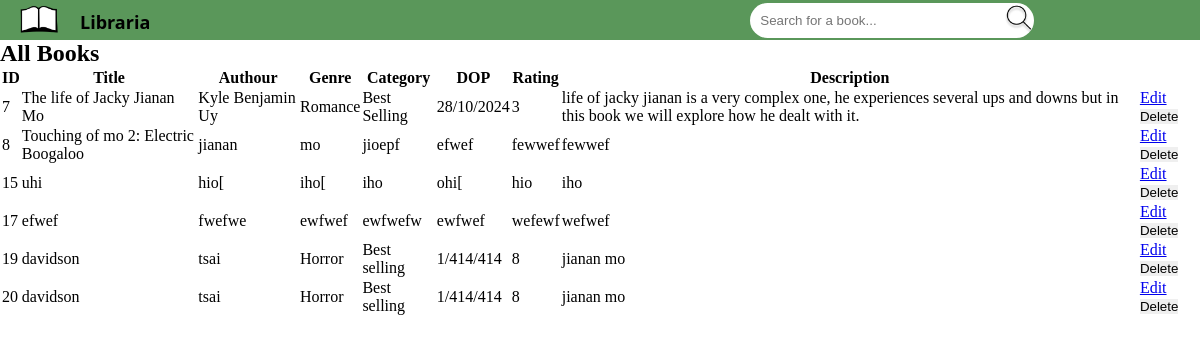
Page /viewbooks on the committed database.
### tables this page shows
CREATE TABLE "library" (
	"Id"	INTEGER NOT NULL UNIQUE,
	"Title"	TEXT NOT NULL,
	"Authour"	TEXT NOT NULL,
	"Genre"	TEXT NOT NULL,
	"Category"	TEXT NOT NULL,
	"Published"	TEXT NOT NULL,
	"Rating"	INTEGER NOT NULL,
	"Description"	TEXT NOT NULL,
	PRIMARY KEY("Id" AUTOINCREMENT)
);

### app.py (the view)
@app.route('/viewbooks', methods=('POST', 'GET'))
def viewbooks():
    conn = get_db_connection()
    sql = "SELECT * FROM library"
    books = conn.execute(sql).fetchall()
    conn.close()
    return render_template('allbooks.html', books=books)

### app.py (called while the page is built)
def get_db_connection():
    conn = sqlite3.connect('book.db')
    conn.row_factory = sqlite3.Row
    return conn

### templates/allbooks.html
{% extends "index.html" %}
{% block body %}
{% block content %}
<body>
<h2>All Books</h2>
<table id="viewbooks">
    <thead>
        <tr>
            <th>ID</th>
            <th>Title</th>
            <th>Authour</th>
            <th>Genre</th>
            <th>Category</th>
            <th>DOP</th>
            <th>Rating</th>
            <th>Description</th>
        </tr>
    </thead>
    <tbody>
        {% for books in books %}
        <tr>
            <td>{{ books.id }}</td>
            <td>{{ books.title }}</td>
            <td>{{ books.authour }}</td>
            <td>{{ books.genre }}</td>
            <td>{{ books.category }}</td>
            <td>{{ books.published }}</td>
            <td>{{ books.rating }}</td>
            <td>{{ books.description }}</td>
            <td>
                <a href="{{ url_for('edit_book', id=books.id) }}">Edit</a>
                <form action="{{ url_for('delete_book', id=books.id) }}" method="post" style="display:inline;">
                    <button type="submit">Delete</button>
            </td>
        </tr>
        {% endfor %}
    </tbody>
</table>
{% endblock %}
</body>
</html>
{% endblock %}

### static/stylesheet.css (style rules this page uses)
* { margin: 0; padding: 0; border: 0; }
#viewbooks { border-color: black; border: 100px; }

### rows in the picture
library: id "7", title "The life of Jacky Jianan Mo", authour "Kyle Benjamin Uy", genre "Romance", category "Best Selling", published "28/10/2024", rating "3", description "life of jacky jianan is a very complex one, he experiences several ups and downs but in this book we will explore how he dealt with it."
library: id "8", title "Touching of mo 2: Electric Boogaloo", authour "jianan", genre "mo", category "jioepf", published "efwef", rating "fewwef", description "fewwef"
library: id "15", title "uhi", authour "hio[", genre "iho[", category "iho", published "ohi[", rating "hio", description "iho"
library: id "17", title "efwef", authour "fwefwe", genre "ewfwef", category "ewfwefw", published "ewfwef", rating "wefewf", description "wefwef"
library: id "19", title "davidson", authour "tsai", genre "Horror", category "Best selling", published "1/414/414", rating "8", description "jianan mo"
library: id "20", title "davidson", authour "tsai", genre "Horror", category "Best selling", published "1/414/414", rating "8", description "jianan mo"
